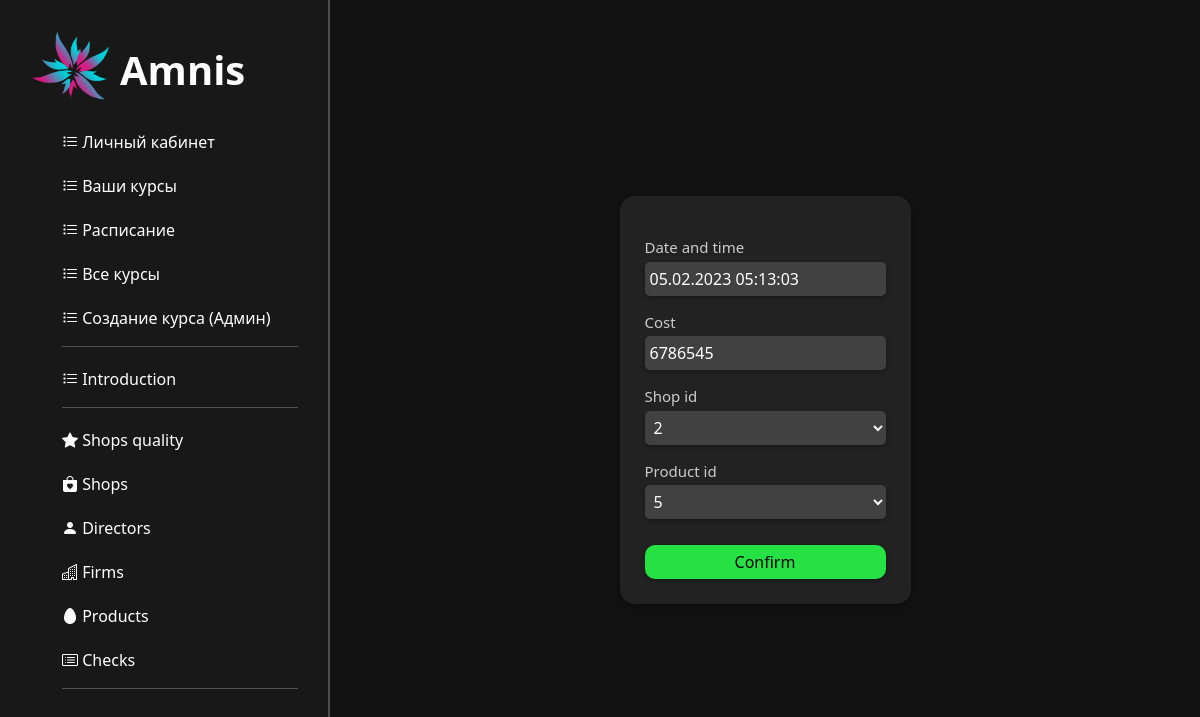
/change_table/5/2/edit (signed in), run on the app's committed database.
### main/models.py (models this page shows, shortened)
class Check(models.Model):
    datetime = models.DateTimeField('Date and time', default=datetime.datetime(1, 1, 1, 1, 1))
    cost = models.IntegerField('Cost')
    product_id = models.ForeignKey(Product, on_delete=models.CASCADE)
    shop_id = models.ForeignKey(Shop, on_delete=models.CASCADE)
    title = "Checks"
    names = ["Index", "Date and time", "Cost", "Shop id", "Product id"]
    class Meta:
        verbose_name = "Check"
        verbose_name_plural = "Checks"

### main/views.py (the view, shortened to what this page needs)
# urls.py: path('change_table/<int:url_table_id>/<int:entry_id>/<command>', views.change_table, name='change_table'),
def change_table(request, url_table_id, entry_id, command):
    forms = [ShopQualityForm, ShopForm, DirectorForm, FirmForm, ProductForm, CheckForm]
    existing_models = [ShopQuality, Shop, Director, Firm, Product, Check]
    form = forms[url_table_id]
    role = get_role(request.user)
    if url_table_id in locked_tables and (role != "Director"):
        return redirect('/introduce')
    error = ''
    if command == 'edit':
        form = forms[url_table_id].clone_instance(existing_models[url_table_id].objects.filter(id=entry_id)[0])
    if command == 'delete':
        existing_models[url_table_id].objects.filter(id=entry_id).delete()
        return redirect('table_show', url_table_id)
    return render(request, "main/table_change.html", {
        'form': form,
        'names': existing_models[url_table_id].names,
        'error': error,
        'role': role})

### main/forms.py (shortened to what this page needs)
class CheckForm(ModelForm):
    @staticmethod
    def clone_instance(ins):
        return CheckForm(instance=ins)
    class Meta:
        model = Check
        fields = ['datetime', 'cost', 'product_id', 'shop_id']
        widgets = {
            "datetime": forms.DateTimeInput(
                attrs={'class': 'common_form_input_field',
                       'placeholder': 'Enter ' + Check.names[1].lower() + '...'}),
            "cost": forms.NumberInput(
                attrs={'class': 'common_form_input_field',
                       'placeholder': 'Enter ' + Check.names[2].lower() + '...'}),
            "product_id": forms.Select(
                attrs={'class': 'common_form_input_field',
                       'placeholder': 'Enter ' + Check.names[3].lower() + '...'}),
            "shop_id": forms.Select(
                attrs={'class': 'common_form_input_field',
                       'placeholder': 'Enter ' + Check.names[4].lower() + '...'})
        }

### main/models.py (called while the page is built)
    def __str__(self):
        return str(self.id)

    def __str__(self):
        return str(self.id)

### main/views.py (called while the page is built)
def get_role(user):
    template = ""
    if user.is_authenticated:
        if user.is_superuser:
            template = "Director"
        elif user.groups.filter(name='director').exists():
            template = "Director"
        elif user.groups.filter(name='client').exists():
            template = "Client"
        else:
            template = "None"
    return template

### main/templates/main/table_change.html (shortened to what this page needs)
{% load static %}
<!doctype html>
<html lang="en">
<head>
    <link rel="stylesheet" href="https://cdn.jsdelivr.net/npm/bootstrap@5.2.3/dist/css/bootstrap.min.css">
    <link rel="stylesheet" href="https://cdn.jsdelivr.net/npm/bootstrap-icons@1.10.2/font/bootstrap-icons.css">
    <link rel="stylesheet" href="{% static 'main/css/table_change.css'%}">
    <link rel="stylesheet" href="{% static 'main/css/common.css'%}">
</head>
<body>
    {% include 'main/navigation.html' %}
    <div class="table_change_form_container">
        <form class="common_form" method="post">
            {% for d in form %}
                {% if forloop.counter == 1 %} <div class="common_form_name common_form__common_form_name">{{names.1}}</div> {% endif %}
                {% if forloop.counter == 2 %} <div class="common_form_name common_form__common_form_name">{{names.2}}</div> {% endif %}
                {% if forloop.counter == 3 %} <div class="common_form_name common_form__common_form_name">{{names.3}}</div> {% endif %}
                {% if forloop.counter == 4 %} <div class="common_form_name common_form__common_form_name">{{names.4}}</div> {% endif %}
            {{d}}
            {% endfor %}
            <button class="button1 button1_padding green-button table_change_form__button1" type="submit">Confirm</button>
        </form>
    </div>
</body>
</html>

### main/static/main/css/table_change.css (style rules this page uses)
html, body { padding: 0; margin: 0; width: 100%; height: 100%; background-color:#111111; }
.table_change_form_container { display:flex; justify-content: center; align-items: center; flex-direction: column; height: 100%; }
.table_change_form__button1 { margin-top: 10px; }

### main/static/main/css/common.css (style rules this page uses)
:root { --white-color: #ffffff; --white-color-hover: #dddddd; --white-color-active: #aaaaaa; --add-green-color: #26e144; --add-green-color-hover: #23cc3f; --add-green-color-active: #1eb337; --cyan-color: #75fbf6; --cyan-color-hover: #02e3dc; --cyan-color-active: #00bfb9; --magenta-color: #ea337b; --magenta-color-hover: #cc2d6d; --magenta-color-active: #b3275f; --dark-white9-color: #999999; --darkgrey2-color: #222222; --darkgrey-color: #333333; --darkgrey-color-hover: #2b2b2b; --semi-darkgrey-color: #414141; --dark-cyan-color: #173f4c; }
.green-button { background-color: var(--add-green-color); }
.button1 { padding: 5px 80px 5px 80px; border-radius: 10px; cursor: pointer; color: black; text-decoration: none; border-style: none; box-shadow: 0px 2px 4px rgba(0, 0, 0, 0.3); }
.common_form { color: white; display: flex; flex-direction: column; align-item: center; background-color: var(--darkgrey2-color); padding: 25px; border-radius: 15px; box-shadow: 0px 2px 4px rgba(0, 0, 0, 0.3); }
.common_form_input_field { color: white; background-color: var(--semi-darkgrey-color); border-radius: 5px; border-style: none; padding: 5px 5px 5px 5px; box-shadow: 0px 2px 4px rgba(0, 0, 0, 0.3); }
.common_form__common_form_name { margin-top: 15px; margin-bottom: 3px; }
.common_form_name { color: #cccccc; font-size: 15px; }

### data on the page
Check: form "05.02.2023 05:13:03" "6786545" "2" "5"

### other printed values
{{ names.1 }} "Date and time"
{{ names.2 }} "Cost"
{{ names.3 }} "Shop id"
{{ names.4 }} "Product id"
